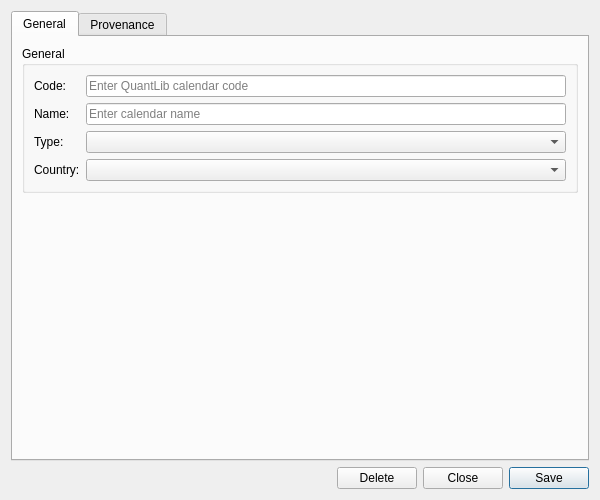
<?xml version="1.0" encoding="UTF-8"?>
<ui version="4.0">
 <class>CalendarDetailDialog</class>
 <widget class="QWidget" name="CalendarDetailDialog">
  <property name="geometry">
   <rect>
    <x>0</x>
    <y>0</y>
    <width>600</width>
    <height>500</height>
   </rect>
  </property>
  <property name="sizePolicy">
   <sizepolicy hsizetype="Preferred" vsizetype="Preferred">
    <horstretch>0</horstretch>
    <verstretch>0</verstretch>
   </sizepolicy>
  </property>
  <property name="minimumSize">
   <size>
    <width>600</width>
    <height>500</height>
   </size>
  </property>
  <property name="windowTitle">
   <string>Calendar Details</string>
  </property>
  <layout class="QVBoxLayout" name="verticalLayout">
   <item>
    <widget class="QTabWidget" name="tabWidget">
     <property name="currentIndex"><number>0</number></property>
     <widget class="QWidget" name="generalTab">
      <attribute name="title"><string>General</string></attribute>
      <layout class="QVBoxLayout" name="generalLayout">
       <item>
        <widget class="QGroupBox" name="generalGroup">
         <property name="title">
          <string>General</string>
         </property>
         <layout class="QFormLayout" name="generalFormLayout">
          <item row="0" column="0">
           <widget class="QLabel" name="labelCode">
            <property name="text">
             <string>Code:</string>
            </property>
           </widget>
          </item>
          <item row="0" column="1">
           <widget class="QLineEdit" name="codeEdit">
            <property name="placeholderText">
             <string>Enter QuantLib calendar code</string>
            </property>
            <property name="readOnly">
             <bool>true</bool>
            </property>
           </widget>
          </item>
          <item row="1" column="0">
           <widget class="QLabel" name="labelName">
            <property name="text">
             <string>Name:</string>
            </property>
           </widget>
          </item>
          <item row="1" column="1">
           <widget class="QLineEdit" name="nameEdit">
            <property name="placeholderText">
             <string>Enter calendar name</string>
            </property>
           </widget>
          </item>
          <item row="2" column="0">
           <widget class="QLabel" name="labelCalendarType">
            <property name="text">
             <string>Type:</string>
            </property>
           </widget>
          </item>
          <item row="2" column="1">
           <widget class="QComboBox" name="calendarTypeCombo">
            <property name="insertPolicy">
             <enum>QComboBox::NoInsert</enum>
            </property>
           </widget>
          </item>
          <item row="3" column="0">
           <widget class="QLabel" name="labelCountryCode">
            <property name="text">
             <string>Country:</string>
            </property>
           </widget>
          </item>
          <item row="3" column="1">
           <widget class="QComboBox" name="countryCodeCombo">
            <property name="insertPolicy">
             <enum>QComboBox::NoInsert</enum>
            </property>
           </widget>
          </item>
         </layout>
        </widget>
       </item>
       <item>
        <spacer name="generalSpacer">
         <property name="orientation">
          <enum>Qt::Vertical</enum>
         </property>
         <property name="sizeHint" stdset="0">
          <size>
           <width>20</width>
           <height>40</height>
          </size>
         </property>
        </spacer>
       </item>
      </layout>
     </widget>
     <widget class="QWidget" name="provenanceTab">
      <attribute name="title"><string>Provenance</string></attribute>
      <layout class="QVBoxLayout" name="provenanceTabLayout">
       <item>
        <widget class="ores::qt::ProvenanceWidget" name="provenanceWidget" native="true"/>
       </item>
      </layout>
     </widget>
    </widget>
   </item>
   <item>
    <layout class="QHBoxLayout" name="buttonLayout">
     <item>
      <spacer name="horizontalSpacer">
       <property name="orientation">
        <enum>Qt::Horizontal</enum>
       </property>
       <property name="sizeHint" stdset="0">
        <size>
         <width>40</width>
         <height>20</height>
        </size>
       </property>
      </spacer>
     </item>
     <item>
      <widget class="QPushButton" name="deleteButton">
       <property name="text">
        <string>Delete</string>
       </property>
      </widget>
     </item>
     <item>
      <widget class="QPushButton" name="closeButton">
       <property name="text">
        <string>Close</string>
       </property>
      </widget>
     </item>
     <item>
      <widget class="QPushButton" name="saveButton">
       <property name="text">
        <string>Save</string>
       </property>
       <property name="default">
        <bool>true</bool>
       </property>
      </widget>
     </item>
    </layout>
   </item>
  </layout>
 </widget>
 <customwidgets>
  <customwidget>
   <class>ores::qt::ProvenanceWidget</class>
   <extends>QWidget</extends>
   <header>ores.qt/ProvenanceWidget.hpp</header>
  </customwidget>
 </customwidgets>
 <resources/>
 <connections/>
</ui>
